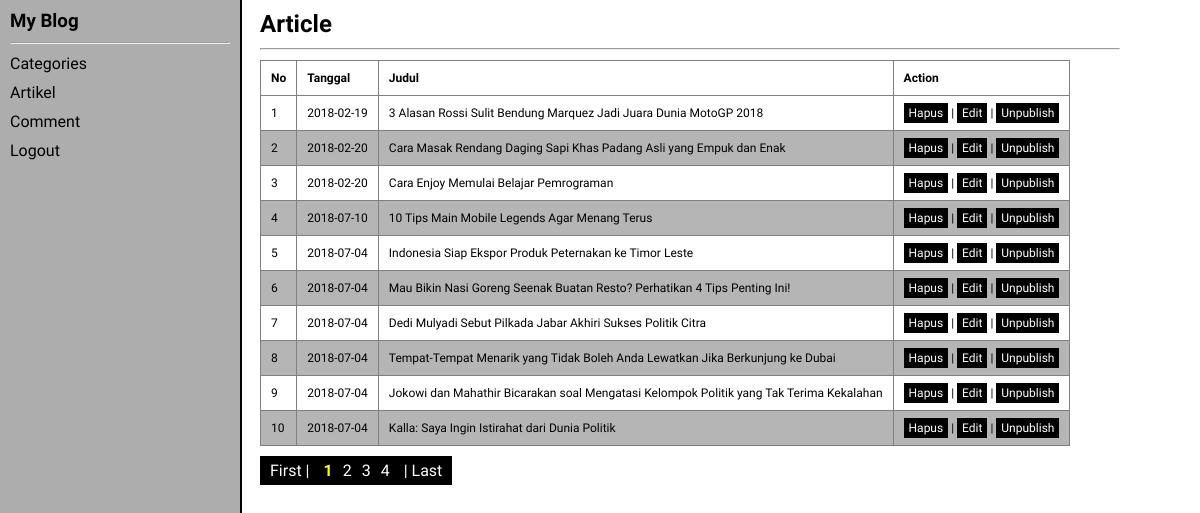
/admin/index.php?module=article (signed in), run on the app's committed database.
### tables this page shows
CREATE TABLE `post` (
  `id` int(11) NOT NULL,
  `category_id` int(11) NOT NULL,
  `title` varchar(255) NOT NULL,
  `description` longtext NOT NULL,
  `date` date NOT NULL,
  `image` varchar(100) NOT NULL,
  `status` int(1) NOT NULL DEFAULT '1'
);

### admin/pages/article.php (the view, shortened to what this page needs)
<?php
$query = $dbh->query("SELECT * FROM post LIMIT $limit OFFSET $offset ");
?>
<h2>Article</h2>
<hr>
<table border="1">
	<thead>
		<tr>
			<th>No</th>
			<th>Tanggal</th>
			<th>Judul</th>
			<th>Action</th>
		</tr>
	</thead>
	<tbody>
	<?php
	$no = $offset+1;
	while($row = $query->fetch(PDO::FETCH_OBJ)){
	?>
		<tr>
			<td><?php echo $no++; ?></td>
			<td><?php echo $row->date; ?></td>
			<td><?php echo $row->title; ?></td>
			<td><a href="<?php echo URL.'admin/pages/article_proses.php?action=delete&id='.$row->id; ?>">Hapus</a> | <a href="<?php echo URL.'admin/index.php?module=article_select_data&id='.$row->id; ?>">Edit</a> | <a href="">Unpublish</a> </td>
		</tr>
	<?php } ?>
	</tbody>
</table>
<div id="pagination">
</div>

### admin/css/style.css (style rules this page uses)
* { margin:0px; padding: 0px; }
body { font-family: 'Muli', sans-serif; }
hr { color: #f1f1f1; }
#rightSection h2 { margin-bottom: 10px; }
th:nth-child(4) { width: auto; }
th,td { padding: 10px; font-size: 12px; }
table { text-align: left; border-collapse: collapse; margin: 10px 0px; }
td a { text-decoration: none; padding: 3px 5px; background-color: black; color: white; }
tr:nth-child(even) { background-color:#b5b5b5; }
#pagination { width: auto; padding: 5px; background-color: black; display: inline-block; }

### data on the page
post: date "2018-02-19", title "3 Alasan Rossi Sulit Bendung Marquez Jadi Juara Dunia MotoGP 2018"
post: date "2018-02-20", title "Cara Masak Rendang Daging Sapi Khas Padang Asli yang Empuk dan Enak"
post: date "2018-02-20", title "Cara Enjoy Memulai Belajar Pemrograman"
post: date "2018-07-10", title "10 Tips Main Mobile Legends Agar Menang Terus"
post: date "2018-07-04", title "Indonesia Siap Ekspor Produk Peternakan ke Timor Leste"
post: date "2018-07-04", title "Mau Bikin Nasi Goreng Seenak Buatan Resto? Perhatikan 4 Tips Penting Ini!"
post: date "2018-07-04", title "Dedi Mulyadi Sebut Pilkada Jabar Akhiri Sukses Politik Citra"
post: date "2018-07-04", title "Tempat-Tempat Menarik yang Tidak Boleh Anda Lewatkan Jika Berkunjung ke Dubai"
post: date "2018-07-04", title "Jokowi dan Mahathir Bicarakan soal Mengatasi Kelompok Politik yang Tak Terima Kekalahan"
post: date "2018-07-04", title "Kalla: Saya Ingin Istirahat dari Dunia Politik"
